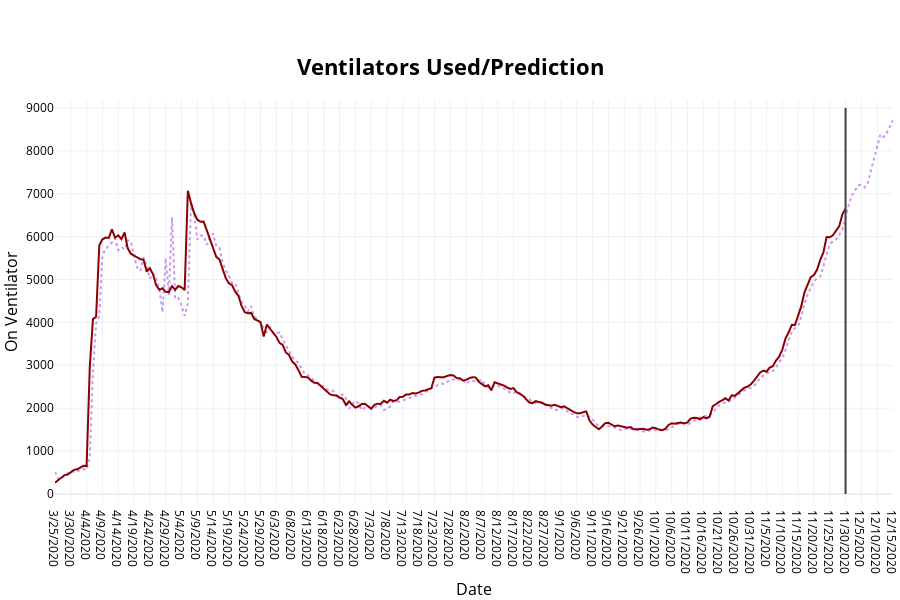

Notebook cell for this chart:
### Code cell
fig5 = go.Figure()
colour = "rgb(204, 152, 237)"

fig5.add_trace(go.Scatter(x=Prediction_data.index.values,
                         y=predicted_y_list,
                         mode=None,
                         name='Prediction',
                         line=dict(color=colour,
                                   width=2,
                                   dash="dot")))

fig5.add_trace(go.Scatter(x = Prediction_data.index.values,
                         y =df_Covid_data_Offset['onVentilatorCurrently'],
                         name='True venitlators used',
                         mode='lines',
                         line=dict(color='darkred',
                                   width=2,
                                   dash='solid')))

fig5.update_layout(title={'text': '<b>Ventilators Used/Prediction</b>',
                         'y': 0.9,
                         'x': 0.5,
                         'xanchor': 'center',
                         'yanchor': 'top'
                         },
                  font=dict(size=16, color="black")
                  )

annotations = []

fig5.update_xaxes(title_text="Date",
                 tickfont=dict(size=12),
                 titlefont=dict(size=16))

fig5.update_yaxes(title_text="On Ventilator",
                 tickfont=dict(size=12),
                 titlefont=dict(size=16))

fig5.update_layout(template='plotly_white')

fig5.update_layout(xaxis=dict(tickformat="%m-%d"))
fig5.update_xaxes(range=['2020-04-30', df_Covid_data_Offset.index.values[-1]])

fig5.update_layout(annotations=annotations)

fig5.update_layout(hovermode="x")
fig5.update_layout(showlegend=False)

fig5.update_layout(
    autosize=True,
    height=600,
    margin=dict(l=0, r=0)
)

fig5.add_shape(
    dict(
        type="line",
        x0=250,
        y0=0,
        x1=250,
        y1=9000,
        line=dict(
            color='rgb(65, 65, 69)',
            width=2
        )
    ))

fig5.show()

### Figure 1 — Plotly figure (JSON) as saved in the notebook; plotly's stock layout.template omitted (floating-point values rounded to 4 significant figures; data arrays with more than 128 entries replaced by an {"elided": "..."} marker saying what was removed)
{"data": [{"line": {"color": "rgb(204, 152, 237)", "dash": "dot", "width": 2}, "name": "Prediction", "type": "scatter", "x": {"elided": "266 str values"}, "y": {"elided": "266 int values"}}, {"line": {"color": "darkred", "dash": "solid", "width": 2}, "mode": "lines", "name": "True venitlators used", "type": "scatter", "x": {"elided": "266 str values"}, "y": {"elided": "251 int values"}}], "layout": {"autosize": true, "font": {"color": "black", "size": 16}, "height": 600, "hovermode": "x", "margin": {"l": 0, "r": 0}, "shapes": [{"line": {"color": "rgb(65, 65, 69)", "width": 2}, "type": "line", "x0": 250, "x1": 250, "y0": 0, "y1": 9000}], "showlegend": false, "title": {"text": "<b>Ventilators Used/Prediction</b>", "x": 0.5, "xanchor": "center", "y": 0.9, "yanchor": "top"}, "xaxis": {"range": ["2020-04-30", "2020-12-01"], "tickfont": {"size": 12}, "tickformat": "%m-%d", "title": {"font": {"size": 16}, "text": "Date"}}, "yaxis": {"tickfont": {"size": 12}, "title": {"font": {"size": 16}, "text": "On Ventilator"}}}}
